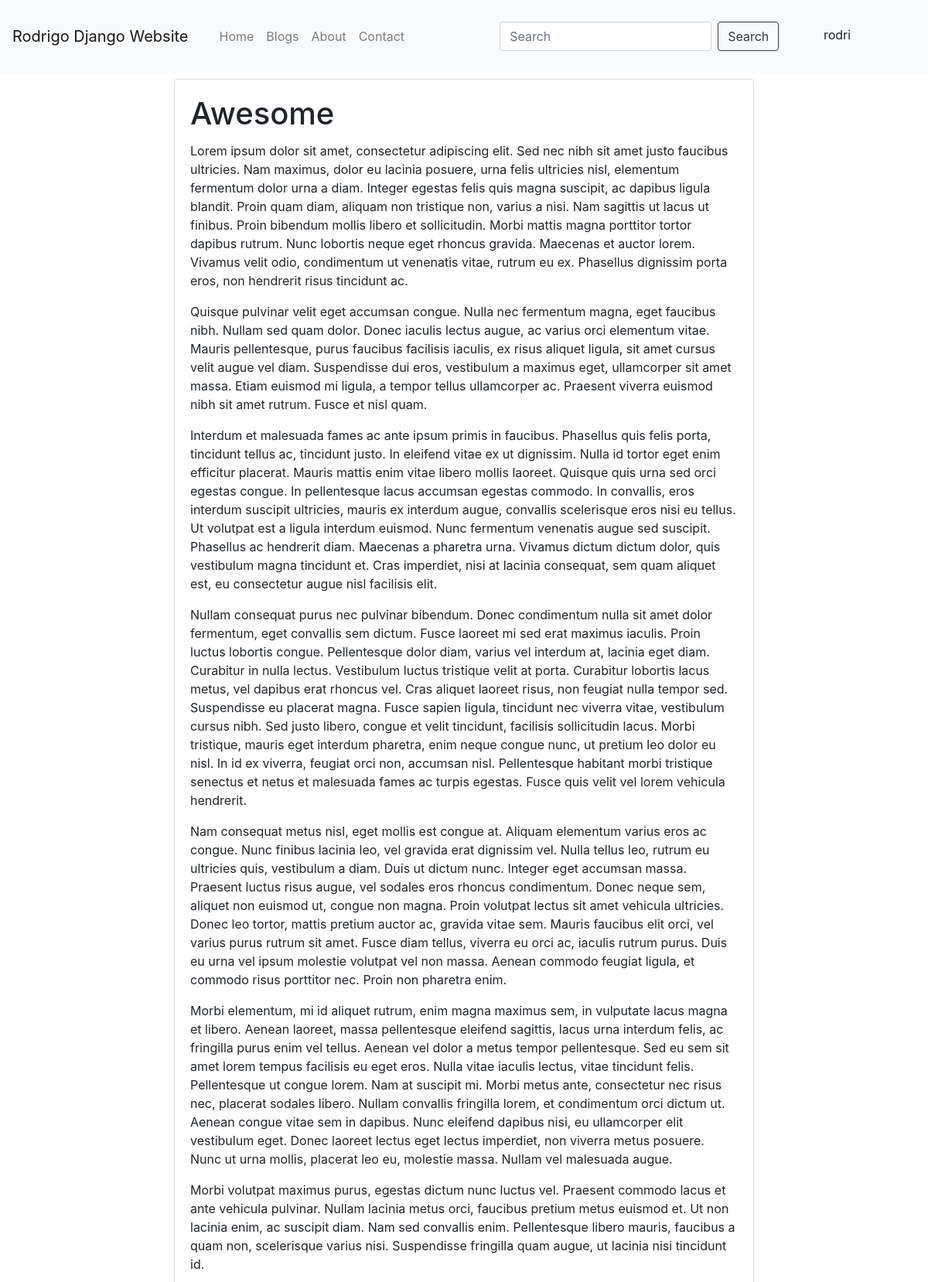
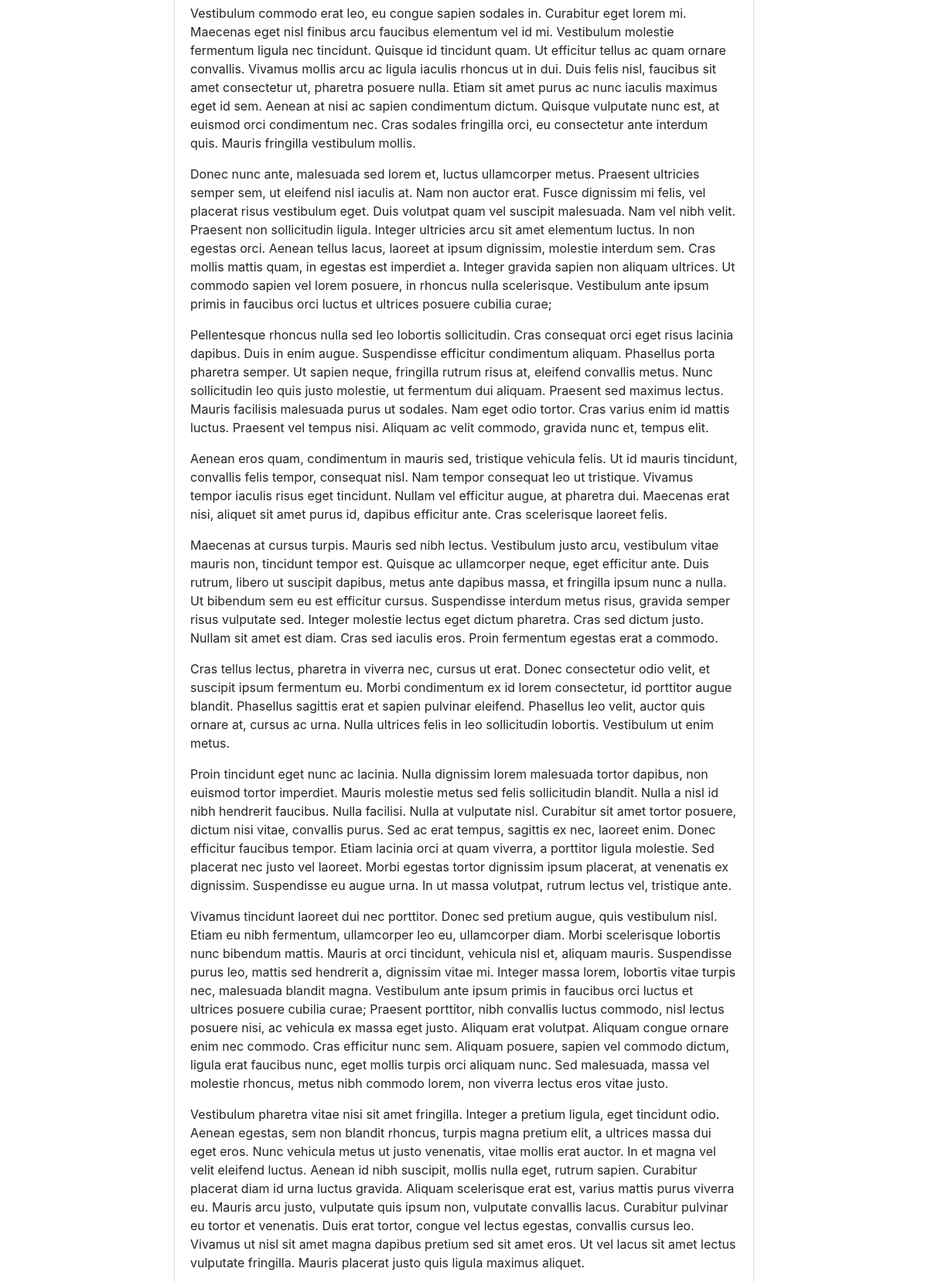
Page /blog/big/ (signed in, upper part) on the committed database (2 pictures, top to bottom).
### blog/models.py (models this page shows, shortened)
class BlogPost(models.Model):
    user = models.ForeignKey(User, null=True, default = 1 , on_delete=models.SET_NULL)
    title = models.CharField(max_length=120)
    slug = models.SlugField(unique=True)
    content = MarkdownxField(blank=True, null=True)
    publish_date = models.DateTimeField(null=True, blank=True)
    timestamp = models.DateTimeField(auto_now_add=True)
    updated = models.DateTimeField(auto_now=True)
    objects=BlogPostManager()
    class Meta:
        ordering=['-publish_date', 'updated', 'timestamp']
    def get_publish_date(self):
        if self.publish_date == None :
            return "Draft Post"
        else:
            return self.publish_date
    def is_published(self):
        return self.publish_date != None
    def get_edit_url(self):
        return f'/blog/{self.slug}/edit'
    def get_delete_url(self):
        return f'/blog/{self.slug}/delete'
    def processContentwithNRCLex(self):
        text = self.content
        emotion = NRCLex(text)
        return emotion
    @property
    def formatted_markdown(self):
        return markdownify(self.content)

### blog/views.py (the view)
# urls.py: path('<str:slug>/', blogpost_detail_view, name='detail'),
def blogpost_detail_view(request, slug):
    obj = get_object_or_404(BlogPost, slug=slug)
    editable = request.user == obj.user
    context = {"name" : request.user, "blog":obj, "editable":editable, 'detail':True}
    emotion = obj.processContentwithNRCLex()
    print('\n', emotion.words)
    print('\n', emotion.sentences)
    print('\n', emotion.affect_list)
    print('\n', emotion.affect_dict)
    print('\n', emotion.raw_emotion_scores)
    print('\n', emotion.top_emotions)
    print('\n', emotion.affect_frequencies)
    return render(request, template_detail, context)

### blog/models.py (called while the page is built)
    def get_queryset(self):
        return BlogPostQuerySet(self.model, using=self.db)

### markdownx/utils.py (called while the page is built)
def markdownify(content):
    md = markdown(
        text=content,
        extensions=MARKDOWNX_MARKDOWN_EXTENSIONS,
        extension_configs=MARKDOWNX_MARKDOWN_EXTENSION_CONFIGS
    )
    return md

### blog/templates/blog/page.html (shortened to what this page needs)
{% extends "base.html" %}
{% block content %}
    {% include "blog/blog_card.html" with blog=blog truncate=False detail=True userCanEdit=editable%}
{% endblock %}

### templates/nav.html (shortened to what this page needs)
<nav class="navbar navbar-expand-lg navbar-light bg-light" >
    <a class="navbar-brand"  href="/">Rodrigo Django Website</a>
    <div class="navbar flex-grow-1" >
      <ul class="navbar-nav mr-auto">
        <li class="nav-item {%if active == 'home' %} active {%endif%}">
          <a class="nav-link" href="/">Home</a>
        </li>
        <li class="nav-item {%if active == 'blogs' %} active {%endif%}">
          <a class="nav-link" href="/blog">Blogs</a>
        </li>
        <li class="nav-item {%if active == 'about' %} active {%endif%}">
          <a class="nav-link" href="/about">About</a>
        </li>
        <li class="nav-item {%if active == 'contact' %} active {%endif%}">
          <a class="nav-link" href="/contact">Contact</a>
        </li>
      </ul>
      <form class="form-inline mx-lg-auto">
        <input class="form-control mr-sm-2" type="search" placeholder="Search" aria-label="Search">
        <button class="btn btn-outline-dark my-2 my-sm-0" type="submit">Search</button>
      </form>
      <div class="dropdown">
        {% if request.user.is_authenticated %}
          <span>{{request.user}}</span>
        {% endif %}
        <button class="btn shadow-none fas fa-user-circle fa-3x" type="button" id="dropdownMenuButton" data-toggle="dropdown" aria-haspopup="true" aria-expanded="false">
        </button>
      </div>
    </div>
  </nav>

### blog/templates/blog/blog_card.html (shortened to what this page needs)
<div class="col-12 col-md-8 mb-1 mt-2 mx-auto">
  <div class="card {% if not blog.is_published and not detail %} bg-dark text-light {% endif %}">
    <div class="card-body pb-2">
      <h1 class="card-title">{{blog.title}}</h3>
        <div>
          {% if truncate%}
            {{blog.formatted_markdown| truncatechars_html:500 | safe}}
          {% else%}
            {{blog.formatted_markdown | safe}}
          {% endif%}
        </div>
    </div>
  </div>
</div>

### rows in the picture
BlogPost: title "Awesome", formatted_markdown "Lorem ipsum dolor sit amet, consectetur adipiscing elit. Sed nec nibh sit amet justo faucibus ultricies. Nam maximus, dolor eu lacinia posuere, urna felis ultricies nisl, elementum fermentum dolor urna a diam. Integer egestas felis quis magna suscipit, ac dapibus ligula blandit. Proin quam diam, aliquam non tristique non, varius a nisi. Nam sagittis ut lacus ut finibus. Proin bibendum mollis libero et sollicitudin. Morbi mattis magna porttitor tortor dapibus rutrum. Nunc lobortis neque eget rhoncus gravida. Maecenas et auctor lorem. Vivamus velit odio, condimentum ut venenatis vitae, rutrum eu ex. Phasellus dignissim porta eros, non hendrerit risus tincidunt ac. Quisque pulvinar velit eget…"

### other values in the picture
{{ request.user }} "rodri"
